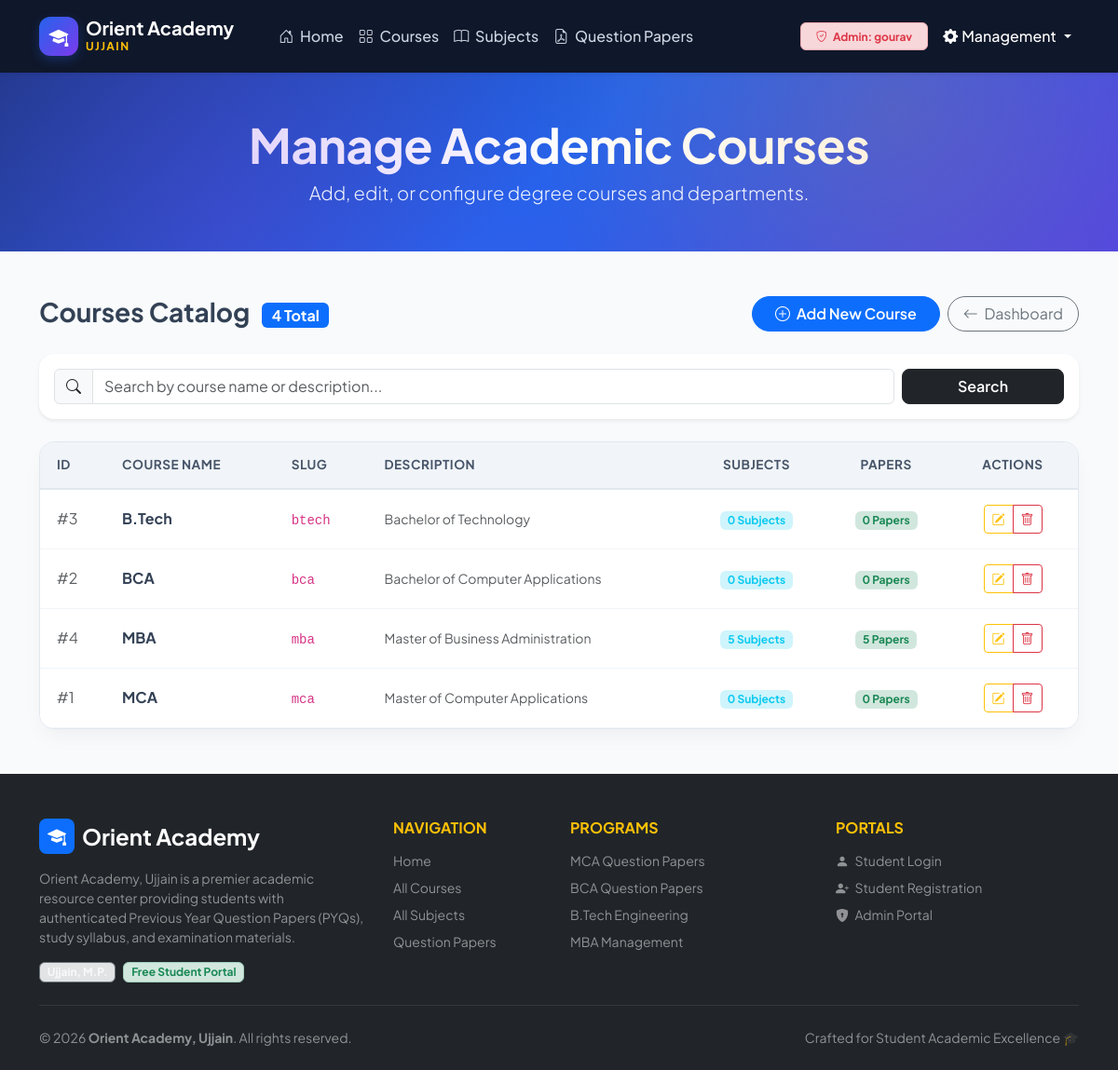
The app's page /admin/managecourses.php (signed in) with its own data.
### tables this page shows
CREATE TABLE IF NOT EXISTS `courses` (
  `id` int(11) NOT NULL,
  `course_name` varchar(100) NOT NULL,
  `course_slug` varchar(100) NOT NULL,
  `description` text NOT NULL,
  `icon_class` varchar(50) DEFAULT 'bi-mortarboard-fill',
  `badge_color` varchar(30) DEFAULT 'primary'
);

### admin/managecourses.php (the view, shortened to what this page needs)
<?php
require_once '../includes/db.php';
$search = isset($_GET['search']) ? trim($_GET['search']) : '';
$sql = "
SELECT
    c.*,
    COUNT(DISTINCT s.id) AS total_subjects,
    COUNT(DISTINCT p.id) AS total_papers
FROM courses c
LEFT JOIN subjects s ON c.id = s.course_id
LEFT JOIN papers p ON c.id = p.course_id
WHERE 1=1
";
$sql .= " GROUP BY c.id ORDER BY c.course_name ASC";
$result = mysqli_query($conn, $sql);
$totalCoursesCount = mysqli_fetch_assoc(mysqli_query($conn, "SELECT COUNT(*) AS total FROM courses"))['total'] ?? 0;
?>
<?php include '../includes/header.php'; ?>
<body>
<?php include '../includes/navbar.php'; ?>
<section class="hero text-center py-5">
    <div class="container">
        <h1 class="fw-bold mb-2">Manage Academic Courses</h1>
        <p class="lead">Add, edit, or configure degree courses and departments.</p>
    </div>
</section>
<section class="container my-5">
    <div class="d-flex justify-content-between align-items-center mb-4 flex-wrap gap-2">
        <div>
            <h3 class="fw-bold mb-1">
                Courses Catalog
                <span class="badge bg-primary fs-6 ms-2 align-middle"><?php echo (int)$totalCoursesCount; ?> Total</span>
            </h3>
        </div>
        <div class="d-flex gap-2">
            <a href="addcourse.php" class="btn btn-primary rounded-pill px-4 fw-semibold">
                <i class="bi bi-plus-circle me-1"></i> Add New Course
            </a>
            <a href="admindashboard.php" class="btn btn-outline-secondary rounded-pill px-3">
                <i class="bi bi-arrow-left me-1"></i> Dashboard
            </a>
        </div>
    </div>
    <div class="card border-0 shadow-sm rounded-4 p-3 mb-4 bg-white">
        <form method="GET" action="managecourses.php" class="row g-2 align-items-center">
            <div class="col-md-10">
                <div class="input-group">
                    <span class="input-group-text bg-light"><i class="bi bi-search"></i></span>
                    <input type="text"
                           name="search"
                           class="form-control"
                           placeholder="Search by course name or description..."
                           value="<?php echo htmlspecialchars($search); ?>">
                </div>
            </div>
            <div class="col-md-2">
                <button type="submit" class="btn btn-dark w-100 fw-semibold rounded-3">
                    Search
                </button>
            </div>
        </form>
    </div>
    <div class="custom-table-card">
        <div class="table-responsive">
            <table class="table table-modern align-middle">
                <thead>
                    <tr>
                        <th style="width: 70px;">ID</th>
                        <th>Course Name</th>
                        <th>Slug</th>
                        <th>Description</th>
                        <th class="text-center">Subjects</th>
                        <th class="text-center">Papers</th>
                        <th class="text-center" style="width: 140px;">Actions</th>
                    </tr>
                </thead>
                <tbody>
                    <?php if($result && mysqli_num_rows($result) > 0): ?>
                        <?php while($course = mysqli_fetch_assoc($result)): ?>
                            <tr>
                                <td><span class="text-muted">#<?php echo $course['id']; ?></span></td>
                                <td>
                                    <strong><?php echo htmlspecialchars($course['course_name']); ?></strong>
                                </td>
                                <td>
                                    <code><?php echo htmlspecialchars($course['course_slug']); ?></code>
                                </td>
                                <td>
                                    <span class="text-muted small">
                                        <?php echo htmlspecialchars(mb_strimwidth($course['description'] ?? '', 0, 60, '...')); ?>
                                    </span>
                                </td>
                                <td class="text-center">
                                    <a href="managesubjects.php?course_id=<?php echo $course['id']; ?>" class="badge bg-info-subtle text-info text-decoration-none px-2 py-1">
                                        <?php echo (int)$course['total_subjects']; ?> Subjects
                                    </a>
                                </td>
                                <td class="text-center">
                                    <a href="managepapers.php?course_id=<?php echo $course['id']; ?>" class="badge bg-success-subtle text-success text-decoration-none px-2 py-1">
                                        <?php echo (int)$course['total_papers']; ?> Papers
                                    </a>
                                </td>
                                <td class="text-center">
                                    <div class="btn-group btn-group-sm">
                                        <a href="editcourse.php?id=<?php echo $course['id']; ?>"
                                           class="btn btn-outline-warning"
                                           title="Edit Course">
                                            <i class="bi bi-pencil-square"></i>
                                        </a>
                                        <a href="deletecourse.php?id=<?php echo $course['id']; ?>"
                                           class="btn btn-outline-danger"
                                           onclick="return confirm('Are you sure you want to delete this course? All associated subjects and papers will be removed.');"
                                           title="Delete Course">
                                            <i class="bi bi-trash"></i>
                                        </a>
                                    </div>
                                </td>
                            </tr>
                        <?php endwhile; ?>
                    <?php endif; ?>
                </tbody>
            </table>
        </div>
    </div>
</section>
<?php include '../includes/footer.php'; ?>
</body>
</html>

### assets/css/style.css (style rules this page uses)
:root { --primary-color: #2563eb; --primary-hover: #1d4ed8; --secondary-color: #64748b; --accent-color: #f59e0b; --dark-bg: #0f172a; --light-bg: #f8fafc; --card-shadow: 0 10px 25px -5px rgba(0, 0, 0, 0.05), 0 8px 10px -6px rgba(0, 0, 0, 0.01); --hover-shadow: 0 20px 30px -10px rgba(37, 99, 235, 0.15); --border-radius: 16px; --font-family: 'Plus Jakarta Sans', system-ui, -apple-system, sans-serif; }
html, body { min-height: 100%; }
body { display: flex; flex-direction: column; background-color: var(--light-bg); font-family: var(--font-family); color: #334155; -webkit-font-smoothing: antialiased; }
.hero { background: linear-gradient(135deg, #1e3a8a 0%, #2563eb 50%, #4f46e5 100%); color: #fff; padding: 90px 0 80px; position: relative; overflow: hidden; }
.hero::before { content: ''; position: absolute; top: 0; left: 0; right: 0; bottom: 0; background: radial-gradient(circle at 80% 20%, rgba(245, 158, 11, 0.15), transparent 40%), radial-gradient(circle at 20% 80%, rgba(124, 58, 237, 0.25), transparent 40%); pointer-events: none; }
.hero h1 { font-size: 3.2rem; font-weight: 800; letter-spacing: -0.5px; line-height: 1.15; }
.hero .lead { font-size: 1.25rem; opacity: 0.92; max-width: 750px; margin: 0 auto; }
.custom-table-card { background: #fff; border-radius: var(--border-radius); box-shadow: var(--card-shadow); border: 1px solid #e2e8f0; overflow: hidden; }
.table-modern { margin-bottom: 0; }
.table-modern thead th { background: #f1f5f9; color: #475569; font-weight: 700; font-size: 0.85rem; text-transform: uppercase; letter-spacing: 0.5px; padding: 14px 18px; border-bottom: 2px solid #e2e8f0; }
.table-modern tbody td { padding: 16px 18px; vertical-align: middle; color: #334155; border-bottom: 1px solid #f1f5f9; }

### records on screen
courses: id "3", course_name "B.Tech", course_slug "btech", description "Bachelor of Technology", total_subjects "0", total_papers "0"
courses: id "2", course_name "BCA", course_slug "bca", description "Bachelor of Computer Applications", total_subjects "0", total_papers "0"
courses: id "4", course_name "MBA", course_slug "mba", description "Master of Business Administration", total_subjects "5", total_papers "5"
courses: id "1", course_name "MCA", course_slug "mca", description "Master of Computer Applications", total_subjects "0", total_papers "0"

### other values on screen
$_SESSION['admin_username'] "gourav"
$totalCoursesCount "4"
